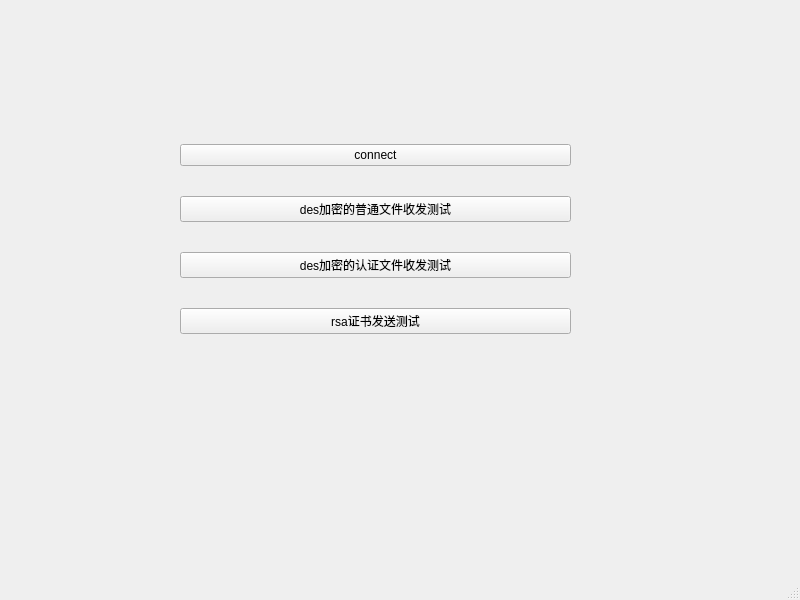
<?xml version="1.0" encoding="UTF-8"?>
<ui version="4.0">
 <class>clientform</class>
 <widget class="QMainWindow" name="clientform">
  <property name="geometry">
   <rect>
    <x>0</x>
    <y>0</y>
    <width>800</width>
    <height>600</height>
   </rect>
  </property>
  <property name="windowTitle">
   <string>MainWindow</string>
  </property>
  <widget class="QWidget" name="centralwidget">
   <widget class="QWidget" name="verticalLayoutWidget">
    <property name="geometry">
     <rect>
      <x>180</x>
      <y>120</y>
      <width>391</width>
      <height>241</height>
     </rect>
    </property>
    <layout class="QVBoxLayout" name="verticalLayout">
     <item>
      <widget class="QPushButton" name="pushButton">
       <property name="text">
        <string>connect</string>
       </property>
      </widget>
     </item>
     <item>
      <widget class="QPushButton" name="pushButton_2">
       <property name="text">
        <string>des加密的普通文件收发测试</string>
       </property>
      </widget>
     </item>
     <item>
      <widget class="QPushButton" name="pushButton_3">
       <property name="text">
        <string>des加密的认证文件收发测试</string>
       </property>
      </widget>
     </item>
     <item>
      <widget class="QPushButton" name="pushButton_4">
       <property name="text">
        <string>rsa证书发送测试</string>
       </property>
      </widget>
     </item>
    </layout>
   </widget>
  </widget>
  <widget class="QMenuBar" name="menubar">
   <property name="geometry">
    <rect>
     <x>0</x>
     <y>0</y>
     <width>800</width>
     <height>26</height>
    </rect>
   </property>
  </widget>
  <widget class="QStatusBar" name="statusbar"/>
 </widget>
 <resources/>
 <connections/>
</ui>
